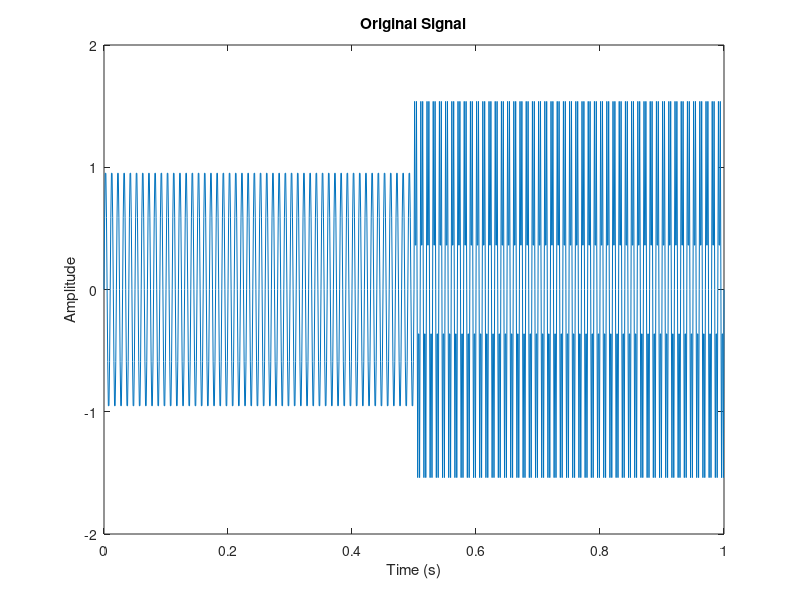

The MATLAB script that drew this image: (Note: this script raises an error after producing the figure.)
close all
clear

% set default figure position
screenSize = get(0, 'ScreenSize');
set(0, 'DefaultFigurePosition', [50, screenSize(4)-400-200, 600-100, 400-100]);

% --- Signal ---
% x = sin(2*pi*100*t) + sin(2*pi*300*t.*(t>0.5));
% fs = 1000;
% t = 0:1/fs:1;
fs = 1000;
t = 0:1/fs:1;
x = sin(2*pi*100*t) + sin(2*pi*300*t.*(t>0.5));

% plot signal in time domain
figure;
plot(t,x);
xlabel('Time (s)');
ylabel('Amplitude');
title('Original Signal');   


fmin=10;
fmax=350;
nft=256;

% --- STransform --- James Irving version
[S,f]=stransform3(x,t,nft,fmin,fmax);
figure;
imagesc(t,f,abs(S));
axis xy;
xlabel('Time (s)');
ylabel('Frequency (Hz)');
title('S-transform magnitude |S(f,t)|');
colorbar;
figure(gcf);


% Compute S-transform with second verson 
[S, tt, ff] = stransformb(x, fs);

% Plot magnitude
figure;
imagesc(tt, ff, abs(S));
axis xy;
xlabel('Time (s)');
ylabel('Frequency (Hz)');
title('S-transform magnitude |S(f,t)|');
colorbar;

% Optional: limit frequency axis for nicer display
ylim([0 fmax]);

%% example 2 
x = chirp(t,100,1,300,'linear');

% plot signal in time domain
figure;
plot(t,x);
xlabel('Time (s)');
ylabel('Amplitude');
title('Original Signal');   


% --- STransform --- James Irving version
[S,f]=stransform3(x,t,nft,fmin,fmax);
figure;
imagesc(t,f,abs(S));
axis xy;
xlabel('Time (s)');
ylabel('Frequency (Hz)');
title('S-transform magnitude |S(f,t)|');
colorbar;
figure(gcf);


% Compute S-transform with second verson 
[S, tt, ff] = stransformb(x, fs);

% Plot magnitude
figure;
imagesc(tt, ff, abs(S));
axis xy;
xlabel('Time (s)');
ylabel('Frequency (Hz)');
title('S-transform magnitude |S(f,t)|');
colorbar;
ylim([0 fmax]);
